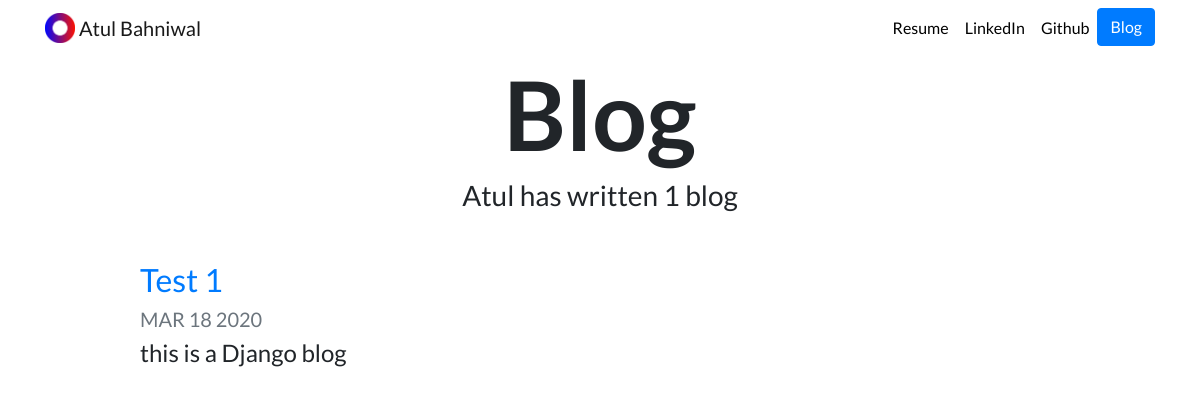
The page /blog/ on the database as committed earlier.
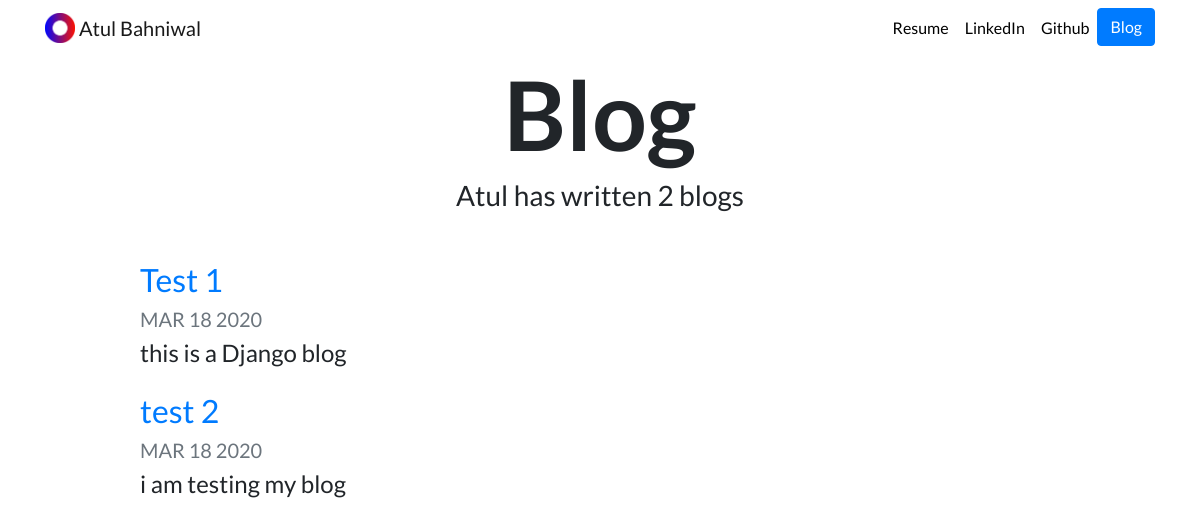
The same page on the database as committed later.
### blog/models.py (models this page shows, shortened)
class Blog(models.Model):
    title = models.CharField(max_length=200)
    description = models.TextField()
    date = models.DateField()

### blog/views.py (the view)
# urls.py: path('', views.all_blogs, name='all_blogs'),
def all_blogs(request):
    blogs = Blog.objects.order_by('-date')
    return render(request, 'blogs/all_blogs.html', {'blogs': blogs})

### blog/templates/blogs/all_blogs.html
{% extends "portfolio/base.html" %} {% load static %} {% block content %}
<h1 id="blogtitle" class="font-weight-bold text-center">Blog</h1>
<h3 class="text-center mb-5">
  Atul has written {{ blogs.count }} blog{{ blogs.count|pluralize }}
</h3>
{% for blog in blogs %}
<div class="row justify-content-center my-3">
  <div class="col-md-10">
    <a href="{% url 'blog:detail' blog.id %}">
      <h2>{{ blog.title }}</h2>
    </a>
    <h5 class="text-muted">{{ blog.date|date:'M d Y'|upper }}</h5>
    <h4>{{ blog.description|striptags|truncatechars:100 }}</h4>
  </div>
</div>
{% endfor %} {% endblock %}

Rows that differ between the two databases and show on the page:
added Blog: title "test 2", date "MAR 18 2020", description "i am testing my blog"
Other text that changed with them:
{{ blogs.count }}: "1" → "2"
